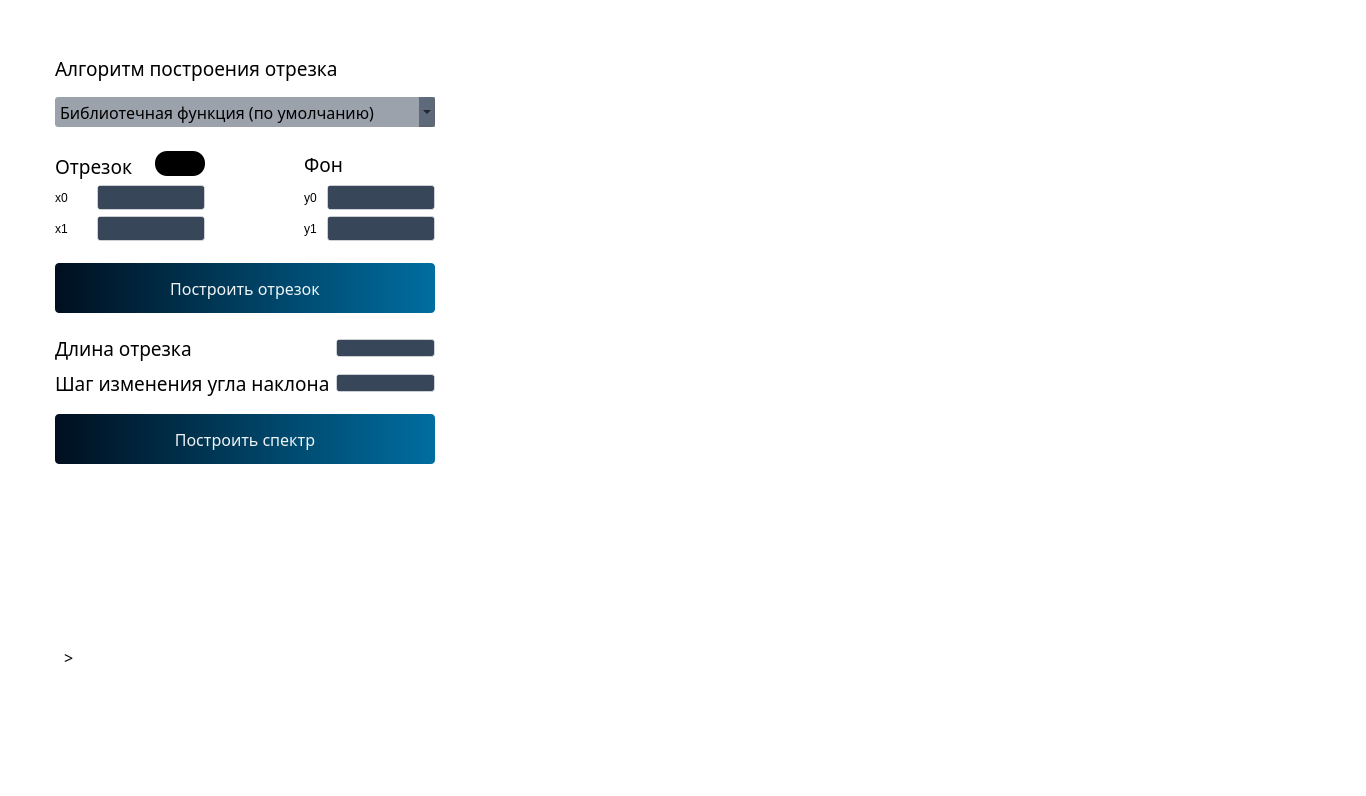
<?xml version="1.0" encoding="UTF-8"?>
<ui version="4.0">
 <class>MainWindow</class>
 <widget class="QMainWindow" name="MainWindow">
  <property name="geometry">
   <rect>
    <x>0</x>
    <y>0</y>
    <width>1366</width>
    <height>796</height>
   </rect>
  </property>
  <property name="minimumSize">
   <size>
    <width>1366</width>
    <height>768</height>
   </size>
  </property>
  <property name="font">
   <font>
    <family>Noto Sans Ethiopic Medium</family>
    <pointsize>10</pointsize>
   </font>
  </property>
  <property name="windowTitle">
   <string>MainWindow</string>
  </property>
  <property name="styleSheet">
   <string notr="true">QMainWindow#MainWindow {
border-radius: 4px;
background: transparent;
background-color: rgba(255, 255, 255, 0);
}</string>
  </property>
  <widget class="QWidget" name="centralwidget">
   <property name="autoFillBackground">
    <bool>false</bool>
   </property>
   <property name="styleSheet">
    <string notr="true">QWidget#centralwidget {
background-image:url(:/background/img/background.jpg)  0 0 0 0 stretch stretch;
background-repeat: no-repeat;
background-position: center;
}</string>
   </property>
   <layout class="QHBoxLayout" name="horizontalLayout_3" stretch="0,10,10">
    <property name="spacing">
     <number>10</number>
    </property>
    <property name="leftMargin">
     <number>30</number>
    </property>
    <property name="topMargin">
     <number>25</number>
    </property>
    <property name="rightMargin">
     <number>30</number>
    </property>
    <property name="bottomMargin">
     <number>25</number>
    </property>
    <item>
     <widget class="QWidget" name="widget" native="true">
      <property name="sizePolicy">
       <sizepolicy hsizetype="Fixed" vsizetype="Minimum">
        <horstretch>0</horstretch>
        <verstretch>0</verstretch>
       </sizepolicy>
      </property>
      <property name="minimumSize">
       <size>
        <width>430</width>
        <height>0</height>
       </size>
      </property>
      <property name="maximumSize">
       <size>
        <width>0</width>
        <height>16777215</height>
       </size>
      </property>
      <property name="sizeIncrement">
       <size>
        <width>5</width>
        <height>10</height>
       </size>
      </property>
      <property name="autoFillBackground">
       <bool>false</bool>
      </property>
      <property name="styleSheet">
       <string notr="true">QWidget#widget {
border-radius: 15px;
background: transparent;
background-color: rgba(255, 255, 255, 50);
}
</string>
      </property>
      <layout class="QVBoxLayout" name="verticalLayout">
       <property name="leftMargin">
        <number>25</number>
       </property>
       <property name="topMargin">
        <number>30</number>
       </property>
       <property name="rightMargin">
        <number>25</number>
       </property>
       <property name="bottomMargin">
        <number>25</number>
       </property>
       <item>
        <widget class="QLabel" name="HeaderAlgorithm">
         <property name="maximumSize">
          <size>
           <width>16777215</width>
           <height>26</height>
          </size>
         </property>
         <property name="font">
          <font>
           <family>Noto Sans Ethiopic Medium</family>
           <pointsize>14</pointsize>
          </font>
         </property>
         <property name="styleSheet">
          <string notr="true">background-color: rgba(255, 255, 255, 0);</string>
         </property>
         <property name="text">
          <string>Алгоритм построения отрезка</string>
         </property>
        </widget>
       </item>
       <item>
        <spacer name="verticalSpacer_3">
         <property name="orientation">
          <enum>Qt::Vertical</enum>
         </property>
         <property name="sizeType">
          <enum>QSizePolicy::Fixed</enum>
         </property>
         <property name="sizeHint" stdset="0">
          <size>
           <width>20</width>
           <height>10</height>
          </size>
         </property>
        </spacer>
       </item>
       <item>
        <widget class="QComboBox" name="AlgorithmsChooser">
         <property name="minimumSize">
          <size>
           <width>30</width>
           <height>30</height>
          </size>
         </property>
         <property name="font">
          <font>
           <family>Noto Sans Ethiopic Medium</family>
           <pointsize>12</pointsize>
          </font>
         </property>
         <property name="styleSheet">
          <string notr="true">padding-left: 5px;
border-radius: 3px;
background-color: rgba(0, 19, 43, 100)</string>
         </property>
         <item>
          <property name="text">
           <string>Библиотечная функция (по умолчанию)</string>
          </property>
         </item>
         <item>
          <property name="text">
           <string>Цифровой дифференциальный анализатор</string>
          </property>
         </item>
         <item>
          <property name="text">
           <string>Брезенхем с действительными данными</string>
          </property>
         </item>
         <item>
          <property name="text">
           <string>Брезенхем с целочисленными данными</string>
          </property>
         </item>
         <item>
          <property name="text">
           <string>Брезенхем с устранением ступенчатости</string>
          </property>
         </item>
         <item>
          <property name="text">
           <string>Ву</string>
          </property>
         </item>
        </widget>
       </item>
       <item>
        <spacer name="verticalSpacer_2">
         <property name="orientation">
          <enum>Qt::Vertical</enum>
         </property>
         <property name="sizeType">
          <enum>QSizePolicy::Preferred</enum>
         </property>
         <property name="sizeHint" stdset="0">
          <size>
           <width>40</width>
           <height>40</height>
          </size>
         </property>
        </spacer>
       </item>
       <item>
        <layout class="QGridLayout" name="gridLayout_5">
         <item row="0" column="2">
          <widget class="QPushButton" name="LineColorButton">
           <property name="maximumSize">
            <size>
             <width>50</width>
             <height>25</height>
            </size>
           </property>
           <property name="styleSheet">
            <string notr="true">border-radius: 12px;
background-color: black;</string>
           </property>
           <property name="text">
            <string/>
           </property>
          </widget>
         </item>
         <item row="2" column="0">
          <widget class="QLabel" name="LabelTriangleX0">
           <property name="maximumSize">
            <size>
             <width>16777215</width>
             <height>25</height>
            </size>
           </property>
           <property name="styleSheet">
            <string notr="true">background-color: rgba(255, 255, 255, 0);</string>
           </property>
           <property name="text">
            <string>x0</string>
           </property>
          </widget>
         </item>
         <item row="3" column="0">
          <widget class="QLabel" name="LabelTriangleX1">
           <property name="maximumSize">
            <size>
             <width>16777215</width>
             <height>25</height>
            </size>
           </property>
           <property name="styleSheet">
            <string notr="true">background-color: rgba(255, 255, 255, 0);</string>
           </property>
           <property name="text">
            <string>x1</string>
           </property>
          </widget>
         </item>
         <item row="2" column="4">
          <widget class="QLabel" name="LabelTriangleY0">
           <property name="maximumSize">
            <size>
             <width>16777215</width>
             <height>25</height>
            </size>
           </property>
           <property name="styleSheet">
            <string notr="true">background-color: rgba(255, 255, 255, 0);</string>
           </property>
           <property name="text">
            <string>y0</string>
           </property>
          </widget>
         </item>
         <item row="0" column="0" colspan="2">
          <widget class="QLabel" name="HeaderTriangleLabel">
           <property name="minimumSize">
            <size>
             <width>0</width>
             <height>30</height>
            </size>
           </property>
           <property name="maximumSize">
            <size>
             <width>100</width>
             <height>26</height>
            </size>
           </property>
           <property name="font">
            <font>
             <family>Noto Sans Ethiopic Medium</family>
             <pointsize>14</pointsize>
            </font>
           </property>
           <property name="styleSheet">
            <string notr="true">background-color: rgba(255, 255, 255, 0);</string>
           </property>
           <property name="text">
            <string>Отрезок</string>
           </property>
          </widget>
         </item>
         <item row="2" column="1" colspan="2">
          <widget class="QLineEdit" name="InputFieldLineX0">
           <property name="minimumSize">
            <size>
             <width>0</width>
             <height>25</height>
            </size>
           </property>
           <property name="maximumSize">
            <size>
             <width>16777215</width>
             <height>25</height>
            </size>
           </property>
           <property name="styleSheet">
            <string notr="true">border: 1px solid rgba(255, 255, 255, 125);
background-color: rgba(0, 19, 43, 200);
border-radius: 3px;
</string>
           </property>
           <property name="alignment">
            <set>Qt::AlignRight|Qt::AlignTrailing|Qt::AlignVCenter</set>
           </property>
          </widget>
         </item>
         <item row="0" column="4" colspan="2">
          <widget class="QLabel" name="BackgroundLabel">
           <property name="minimumSize">
            <size>
             <width>0</width>
             <height>0</height>
            </size>
           </property>
           <property name="maximumSize">
            <size>
             <width>140</width>
             <height>16777215</height>
            </size>
           </property>
           <property name="font">
            <font>
             <family>Noto Sans Ethiopic Medium</family>
             <pointsize>14</pointsize>
            </font>
           </property>
           <property name="styleSheet">
            <string notr="true">background-color: rgba(255, 255, 255, 0);</string>
           </property>
           <property name="text">
            <string>Фон</string>
           </property>
          </widget>
         </item>
         <item row="2" column="5" colspan="2">
          <widget class="QLineEdit" name="InputFieldLineY0">
           <property name="minimumSize">
            <size>
             <width>0</width>
             <height>25</height>
            </size>
           </property>
           <property name="maximumSize">
            <size>
             <width>16777215</width>
             <height>25</height>
            </size>
           </property>
           <property name="styleSheet">
            <string notr="true">border: 1px solid rgba(255, 255, 255, 125);
background-color: rgba(0, 19, 43, 200);
border-radius: 3px;
</string>
           </property>
           <property name="alignment">
            <set>Qt::AlignRight|Qt::AlignTrailing|Qt::AlignVCenter</set>
           </property>
          </widget>
         </item>
         <item row="2" column="3" rowspan="3">
          <spacer name="horizontalSpacer_2">
           <property name="orientation">
            <enum>Qt::Horizontal</enum>
           </property>
           <property name="sizeHint" stdset="0">
            <size>
             <width>30</width>
             <height>20</height>
            </size>
           </property>
          </spacer>
         </item>
         <item row="0" column="6">
          <widget class="QPushButton" name="BackgroundColorButton">
           <property name="sizePolicy">
            <sizepolicy hsizetype="Minimum" vsizetype="Fixed">
             <horstretch>50</horstretch>
             <verstretch>25</verstretch>
            </sizepolicy>
           </property>
           <property name="minimumSize">
            <size>
             <width>50</width>
             <height>25</height>
            </size>
           </property>
           <property name="maximumSize">
            <size>
             <width>50</width>
             <height>25</height>
            </size>
           </property>
           <property name="styleSheet">
            <string notr="true">border-radius: 12px; background-color: white;</string>
           </property>
           <property name="text">
            <string/>
           </property>
          </widget>
         </item>
         <item row="1" column="0" colspan="7">
          <spacer name="verticalSpacer_6">
           <property name="orientation">
            <enum>Qt::Vertical</enum>
           </property>
           <property name="sizeHint" stdset="0">
            <size>
             <width>20</width>
             <height>20</height>
            </size>
           </property>
          </spacer>
         </item>
         <item row="3" column="1" colspan="2">
          <widget class="QLineEdit" name="InputFieldLineX1">
           <property name="minimumSize">
            <size>
             <width>0</width>
             <height>25</height>
            </size>
           </property>
           <property name="maximumSize">
            <size>
             <width>16777215</width>
             <height>25</height>
            </size>
           </property>
           <property name="styleSheet">
            <string notr="true">border: 1px solid rgba(255, 255, 255, 125);
background-color: rgba(0, 19, 43, 200);
border-radius: 3px;
</string>
           </property>
           <property name="alignment">
            <set>Qt::AlignRight|Qt::AlignTrailing|Qt::AlignVCenter</set>
           </property>
          </widget>
         </item>
         <item row="3" column="5" colspan="2">
          <widget class="QLineEdit" name="InputFieldLineY1">
           <property name="minimumSize">
            <size>
             <width>0</width>
             <height>25</height>
            </size>
           </property>
           <property name="maximumSize">
            <size>
             <width>16777215</width>
             <height>25</height>
            </size>
           </property>
           <property name="styleSheet">
            <string notr="true">border: 1px solid rgba(255, 255, 255, 125);
background-color: rgba(0, 19, 43, 200);
border-radius: 3px;
</string>
           </property>
           <property name="alignment">
            <set>Qt::AlignRight|Qt::AlignTrailing|Qt::AlignVCenter</set>
           </property>
          </widget>
         </item>
         <item row="3" column="4">
          <widget class="QLabel" name="LabelTriangleY1">
           <property name="maximumSize">
            <size>
             <width>16777215</width>
             <height>25</height>
            </size>
           </property>
           <property name="styleSheet">
            <string notr="true">background-color: rgba(255, 255, 255, 0);</string>
           </property>
           <property name="text">
            <string>y1</string>
           </property>
          </widget>
         </item>
        </layout>
       </item>
       <item>
        <spacer name="verticalSpacer">
         <property name="orientation">
          <enum>Qt::Vertical</enum>
         </property>
         <property name="sizeType">
          <enum>QSizePolicy::Fixed</enum>
         </property>
         <property name="sizeHint" stdset="0">
          <size>
           <width>20</width>
           <height>10</height>
          </size>
         </property>
        </spacer>
       </item>
       <item>
        <widget class="QPushButton" name="DrawLineButton">
         <property name="minimumSize">
          <size>
           <width>0</width>
           <height>50</height>
          </size>
         </property>
         <property name="font">
          <font>
           <family>Noto Sans Ethiopic Medium</family>
           <pointsize>12</pointsize>
          </font>
         </property>
         <property name="styleSheet">
          <string notr="true">QPushButton#DrawLineButton {
border-radius: 4px;
color: rgba(255, 255, 255, 240);
background-color: qlineargradient(spread:pad, x1:0, y1:0, x2:1, y2:0, stop:0 #000F1F, stop:1 #006EA0);
}

QPushButton#DrawLineButton:pressed {
border-radius: 4px;
background-color: #003D5D;
}</string>
         </property>
         <property name="text">
          <string>Построить отрезок</string>
         </property>
        </widget>
       </item>
       <item>
        <spacer name="verticalSpacer_8">
         <property name="orientation">
          <enum>Qt::Vertical</enum>
         </property>
         <property name="sizeHint" stdset="0">
          <size>
           <width>20</width>
           <height>40</height>
          </size>
         </property>
        </spacer>
       </item>
       <item>
        <layout class="QGridLayout" name="gridLayout_2">
         <property name="bottomMargin">
          <number>0</number>
         </property>
         <item row="2" column="1">
          <widget class="QLabel" name="label_2">
           <property name="minimumSize">
            <size>
             <width>0</width>
             <height>30</height>
            </size>
           </property>
           <property name="font">
            <font>
             <family>Noto Sans Ethiopic Medium</family>
             <pointsize>14</pointsize>
            </font>
           </property>
           <property name="autoFillBackground">
            <bool>false</bool>
           </property>
           <property name="styleSheet">
            <string notr="true">background-color: rgba(255, 255, 255, 0);</string>
           </property>
           <property name="text">
            <string>Шаг изменения угла наклона</string>
           </property>
          </widget>
         </item>
         <item row="2" column="2">
          <widget class="QLineEdit" name="InputFieldStep">
           <property name="styleSheet">
            <string notr="true">border: 1px solid rgba(255, 255, 255, 125);
background-color: rgba(0, 19, 43, 200);
border-radius: 3px;
</string>
           </property>
           <property name="alignment">
            <set>Qt::AlignRight|Qt::AlignTrailing|Qt::AlignVCenter</set>
           </property>
          </widget>
         </item>
         <item row="1" column="2">
          <widget class="QLineEdit" name="InputFieldLineLength">
           <property name="styleSheet">
            <string notr="true">border: 1px solid rgba(255, 255, 255, 125);
background-color: rgba(0, 19, 43, 200);
border-radius: 3px;
</string>
           </property>
           <property name="alignment">
            <set>Qt::AlignRight|Qt::AlignTrailing|Qt::AlignVCenter</set>
           </property>
          </widget>
         </item>
         <item row="1" column="1">
          <widget class="QLabel" name="label">
           <property name="font">
            <font>
             <family>Noto Sans Ethiopic Medium</family>
             <pointsize>14</pointsize>
            </font>
           </property>
           <property name="text">
            <string>Длина отрезка</string>
           </property>
          </widget>
         </item>
        </layout>
       </item>
       <item>
        <spacer name="verticalSpacer_12">
         <property name="orientation">
          <enum>Qt::Vertical</enum>
         </property>
         <property name="sizeType">
          <enum>QSizePolicy::Fixed</enum>
         </property>
         <property name="sizeHint" stdset="0">
          <size>
           <width>20</width>
           <height>10</height>
          </size>
         </property>
        </spacer>
       </item>
       <item>
        <widget class="QPushButton" name="DrawSunButton">
         <property name="minimumSize">
          <size>
           <width>0</width>
           <height>50</height>
          </size>
         </property>
         <property name="font">
          <font>
           <family>Noto Sans Ethiopic Medium</family>
           <pointsize>12</pointsize>
          </font>
         </property>
         <property name="styleSheet">
          <string notr="true">QPushButton#DrawSunButton {
border-radius: 4px;
color: rgba(255, 255, 255, 240);
background-color: qlineargradient(spread:pad, x1:0, y1:0, x2:1, y2:0, stop:0 #000F1F, stop:1 #006EA0);
}

QPushButton#DrawSunButton:pressed {
border-radius: 4px;
background-color: #003D5D;
}</string>
         </property>
         <property name="text">
          <string>Построить спектр</string>
         </property>
        </widget>
       </item>
       <item>
        <spacer name="verticalSpacer_11">
         <property name="orientation">
          <enum>Qt::Vertical</enum>
         </property>
         <property name="sizeHint" stdset="0">
          <size>
           <width>20</width>
           <height>40</height>
          </size>
         </property>
        </spacer>
       </item>
       <item>
        <spacer name="verticalSpacer_5">
         <property name="orientation">
          <enum>Qt::Vertical</enum>
         </property>
         <property name="sizeHint" stdset="0">
          <size>
           <width>20</width>
           <height>40</height>
          </size>
         </property>
        </spacer>
       </item>
       <item>
        <widget class="QPushButton" name="CompareTimeButton">
         <property name="minimumSize">
          <size>
           <width>0</width>
           <height>30</height>
          </size>
         </property>
         <property name="font">
          <font>
           <family>Noto Sans Ethiopic Medium</family>
           <pointsize>11</pointsize>
          </font>
         </property>
         <property name="styleSheet">
          <string notr="true">QPushButton#CompareTimeButton {
border-radius: 4px;
background-color: rgba(255, 255, 255, 60);
color: white;
}
QPushButton#CompareTimeButton:pressed {
background-color: rgba(255, 255, 255, 90);
}</string>
         </property>
         <property name="text">
          <string>Сравнение времени</string>
         </property>
        </widget>
       </item>
       <item>
        <widget class="QPushButton" name="CompareStearsButton">
         <property name="minimumSize">
          <size>
           <width>0</width>
           <height>30</height>
          </size>
         </property>
         <property name="font">
          <font>
           <family>Noto Sans Ethiopic Medium</family>
           <pointsize>11</pointsize>
          </font>
         </property>
         <property name="styleSheet">
          <string notr="true">QPushButton#CompareStearsButton {
border-radius: 4px;
background-color: rgba(255, 255, 255, 60);
color: white;
}

QPushButton#CompareStearsButton:pressed {
background-color: rgba(255, 255, 255, 90);
}</string>
         </property>
         <property name="text">
          <string>Сравнение ступенчатости</string>
         </property>
        </widget>
       </item>
       <item>
        <widget class="QPushButton" name="ClearButton">
         <property name="minimumSize">
          <size>
           <width>0</width>
           <height>50</height>
          </size>
         </property>
         <property name="font">
          <font>
           <family>Noto Sans Ethiopic Medium</family>
           <pointsize>11</pointsize>
          </font>
         </property>
         <property name="styleSheet">
          <string notr="true">QPushButton#ClearButton {
border-radius: 4px;
background-color: rgba(255, 255, 255, 90);
color: white;
}

QPushButton#ClearButton:pressed {
background-color: rgba(255, 255, 255, 110);
}</string>
         </property>
         <property name="text">
          <string>Очистить экран</string>
         </property>
        </widget>
       </item>
       <item>
        <spacer name="verticalSpacer_10">
         <property name="orientation">
          <enum>Qt::Vertical</enum>
         </property>
         <property name="sizeHint" stdset="0">
          <size>
           <width>20</width>
           <height>40</height>
          </size>
         </property>
        </spacer>
       </item>
       <item>
        <layout class="QHBoxLayout" name="horizontalLayout">
         <property name="bottomMargin">
          <number>0</number>
         </property>
         <item>
          <widget class="Line" name="line">
           <property name="styleSheet">
            <string notr="true">border-radius: 15px;
background: transparent;
background-color: rgba(255, 255, 255, 50);</string>
           </property>
           <property name="orientation">
            <enum>Qt::Vertical</enum>
           </property>
          </widget>
         </item>
         <item>
          <widget class="QLabel" name="LabelCommunicator">
           <property name="enabled">
            <bool>true</bool>
           </property>
           <property name="sizePolicy">
            <sizepolicy hsizetype="Expanding" vsizetype="Minimum">
             <horstretch>0</horstretch>
             <verstretch>0</verstretch>
            </sizepolicy>
           </property>
           <property name="minimumSize">
            <size>
             <width>0</width>
             <height>100</height>
            </size>
           </property>
           <property name="font">
            <font>
             <family>Noto Sans Ethiopic Medium</family>
             <pointsize>12</pointsize>
            </font>
           </property>
           <property name="toolTipDuration">
            <number>0</number>
           </property>
           <property name="styleSheet">
            <string notr="true">background: transparent;

border-radius: 15px;
background-color: rgba(255, 255, 255, 0)
</string>
           </property>
           <property name="text">
            <string>&gt;</string>
           </property>
           <property name="textFormat">
            <enum>Qt::RichText</enum>
           </property>
           <property name="scaledContents">
            <bool>true</bool>
           </property>
           <property name="alignment">
            <set>Qt::AlignJustify|Qt::AlignTop</set>
           </property>
           <property name="wordWrap">
            <bool>true</bool>
           </property>
           <property name="margin">
            <number>10</number>
           </property>
           <property name="indent">
            <number>0</number>
           </property>
          </widget>
         </item>
        </layout>
       </item>
      </layout>
     </widget>
    </item>
    <item>
     <spacer name="horizontalSpacer_5">
      <property name="orientation">
       <enum>Qt::Horizontal</enum>
      </property>
      <property name="sizeType">
       <enum>QSizePolicy::Fixed</enum>
      </property>
      <property name="sizeHint" stdset="0">
       <size>
        <width>20</width>
        <height>20</height>
       </size>
      </property>
     </spacer>
    </item>
    <item>
     <layout class="QGridLayout" name="gridLayout">
      <property name="sizeConstraint">
       <enum>QLayout::SetDefaultConstraint</enum>
      </property>
      <property name="spacing">
       <number>0</number>
      </property>
      <item row="0" column="0">
       <widget class="QLabel" name="picture">
        <property name="minimumSize">
         <size>
          <width>834</width>
          <height>744</height>
         </size>
        </property>
        <property name="styleSheet">
         <string notr="true">background-color: white;</string>
        </property>
        <property name="text">
         <string/>
        </property>
       </widget>
      </item>
     </layout>
    </item>
   </layout>
  </widget>
 </widget>
 <resources/>
 <connections/>
</ui>
